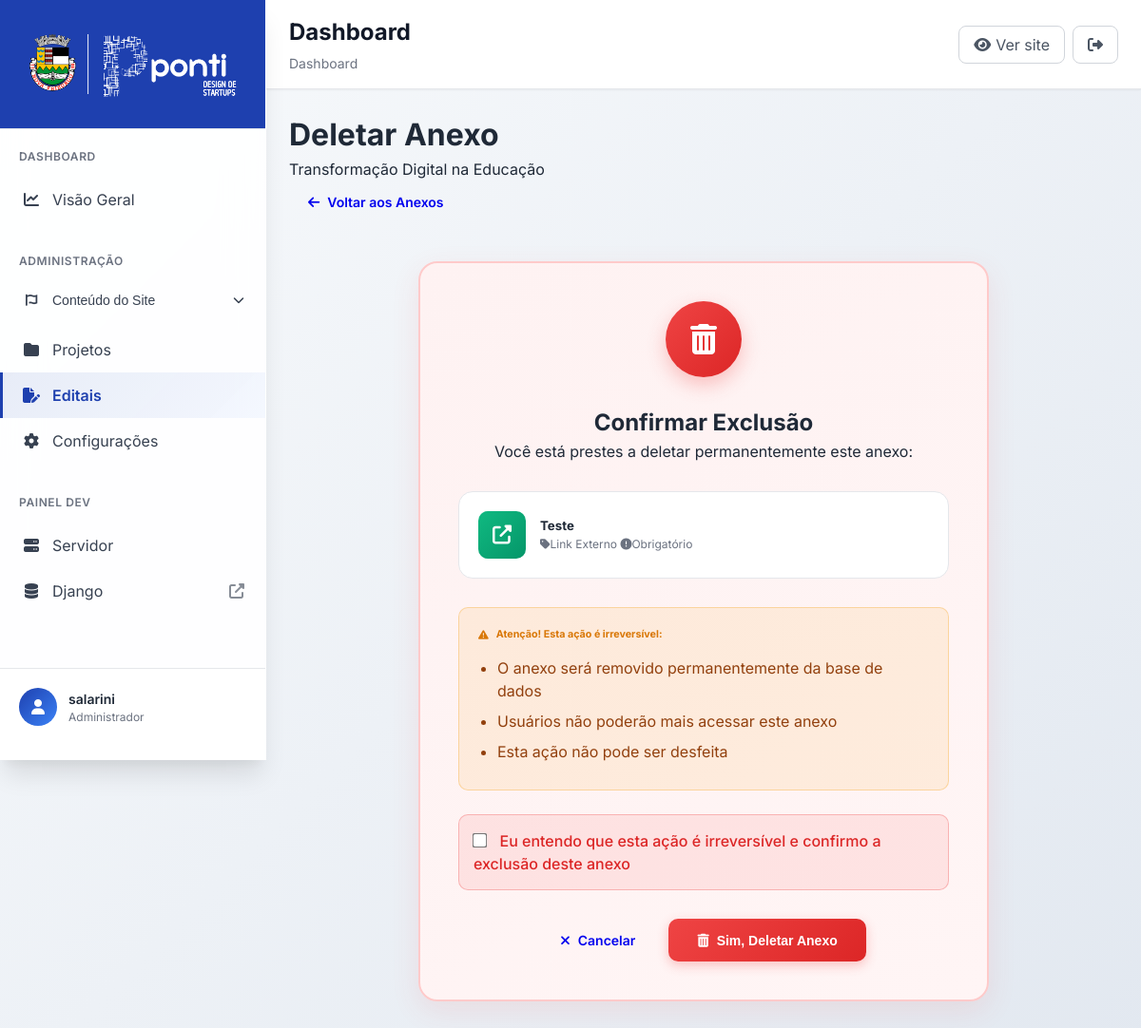
The app's page /editais/admin/anexos/1/deletar/ (signed in) with its own data.
### editais/models.py (models this page shows, shortened)
class Edital(models.Model):
    STATUS_CHOICES = [
        ('rascunho', 'Rascunho'),
        ('em_breve', 'Em Breve'),
        ('aberto', 'Aberto'),
        ('encerrado', 'Encerrado'),
        ('suspenso', 'Suspenso'),
        ('cancelado', 'Cancelado'),
    ]
    MODALIDADE_CHOICES = [
        ('fomento', 'Fomento'),
        ('aceleracao', 'Aceleração'),
        ('premio', 'Prêmio'),
        ('chamada_publica', 'Chamada Pública'),
        ('outro', 'Outro'),
    ]
    titulo = models.CharField(
        max_length=200,
        verbose_name="Título do Edital",
        help_text="Ex: EDITAL SECTIDE 001/2025"
    )
    numero_edital = models.CharField(
        max_length=50,
        unique=True,
        verbose_name="Número do Edital",
        help_text="Ex: SECTIDE-001/2025"
    )
    slug = models.SlugField(
        max_length=200,
        unique=True,
        verbose_name="Slug",
        help_text="Gerado automaticamente a partir do título"
    )
    subtitulo = models.CharField(
        max_length=300,
        verbose_name="Subtítulo",
        help_text="Descrição breve do edital"
    )
    descricao_completa = models.TextField(
        verbose_name="Descrição Completa",
        help_text="Descrição detalhada do edital"
    )
    categoria = models.ForeignKey(
        CategoriaEdital,
        on_delete=models.CASCADE,
        verbose_name="Categoria"
    )
    areas_interesse = models.ManyToManyField(
        AreaInteresse,
        blank=True,
        verbose_name="Áreas de Interesse",
        help_text="Áreas temáticas do edital"
    )
    modalidade = models.CharField(
        max_length=20,
        choices=MODALIDADE_CHOICES,
        default='fomento',
        verbose_name="Modalidade"
    )
    status = models.CharField(
        max_length=20,
        choices=STATUS_CHOICES,
        default='rascunho',
        verbose_name="Status"
    )
    data_publicacao = models.DateTimeField(
        blank=True,
        null=True,
        verbose_name="Data de Publicação"
    )
    data_abertura = models.DateTimeField(
        blank=True,
        null=True,
        verbose_name="Data de Abertura",
        help_text="Quando as inscrições se iniciam"
    )
    data_encerramento = models.DateTimeField(
        verbose_name="Data de Encerramento",
        help_text="Quando as inscrições se encerram"
    )
    numero_desafios = models.PositiveIntegerField(
        blank=True,
        null=True,
        verbose_name="Número de Desafios",
        help_text="Quantidade de desafios ou vagas (se aplicável)"
    )
    valor_premio = models.DecimalField(
        max_digits=12,
        decimal_places=2,
        blank=True,
        null=True,
        verbose_name="Valor do Prêmio",
        help_text="Valor total em R$ (se aplicável)"
    )
    arquivo_edital = models.FileField(
        upload_to=edital_upload_path,
        blank=True,
        null=True,
        validators=[FileExtensionValidator(['pdf', 'doc', 'docx'])],
        verbose_name="Arquivo do Edital",
        help_text="Arquivo PDF ou DOC do edital completo"
    )
    link_inscricao = models.URLField(
        blank=True,
        verbose_name="Link de Inscrição",
        help_text="URL para inscrições (se externo)"
    )
    link_mais_informacoes = models.URLField(
        blank=True,
        verbose_name="Link Mais Informações",
        help_text="URL para mais informações"
    )
    destaque = models.BooleanField(
        default=False,
        verbose_name="Destacar",
        help_text="Destacar este edital na listagem"
    )
    cor_status = models.CharField(
        max_length=7,
        blank=True,
        verbose_name="Cor do Status",
        help_text="Cor personalizada para o status (opcional)"
    )
    data_criacao = models.DateTimeField(
        default=timezone.now,
        verbose_name="Data de Criação"
    )
    data_atualizacao = models.DateTimeField(
        auto_now=True,
        verbose_name="Última Atualização"
    )
    criado_por = models.ForeignKey(
        'auth.User',
        on_delete=models.SET_NULL,
        null=True,
        blank=True,
        verbose_name="Criado por"
    )
    visualizacoes = models.PositiveIntegerField(
        default=0,
        verbose_name="Visualizações"
    )
    class Meta:
        verbose_name = "Edital"
        verbose_name_plural = "Editais"
        ordering = ['-data_criacao', '-destaque']

class AnexoEdital(models.Model):
    TIPO_CHOICES = [
        ('arquivo', 'Arquivo'),
        ('link', 'Link Externo'),
    ]
    edital = models.ForeignKey(
        Edital,
        on_delete=models.CASCADE,
        related_name='anexos',
        verbose_name="Edital"
    )
    tipo = models.CharField(
        max_length=10,
        choices=TIPO_CHOICES,
        default='arquivo',
        verbose_name="Tipo de Anexo"
    )
    titulo = models.CharField(
        max_length=200,
        verbose_name="Título do Anexo",
        help_text="Nome descritivo do anexo (ex: 'Formulário de Inscrição', 'Planilha de Orçamento')"
    )
    descricao = models.TextField(
        blank=True,
        verbose_name="Descrição",
        help_text="Descrição opcional do anexo"
    )
    arquivo = models.FileField(
        upload_to=anexo_upload_path,
        blank=True,
        null=True,
        verbose_name="Arquivo",
        help_text="Upload do arquivo anexo",
        validators=[FileExtensionValidator(allowed_extensions=['pdf', 'doc', 'docx', 'xls', 'xlsx', 'zip', 'rar'])]
    )
    link_url = models.URLField(
        blank=True,
        verbose_name="URL do Link",
        help_text="URL completa do link externo"
    )
    obrigatorio = models.BooleanField(
        default=False,
        verbose_name="Obrigatório",
        help_text="Se este anexo é obrigatório para a inscrição"
    )
    ordem = models.PositiveIntegerField(
        default=0,
        verbose_name="Ordem",
        help_text="Ordem de exibição (0 = primeiro)"
    )
    ativo = models.BooleanField(
        default=True,
        verbose_name="Ativo"
    )
    data_criacao = models.DateTimeField(
        auto_now_add=True,
        verbose_name="Data de Criação"
    )
    data_atualizacao = models.DateTimeField(
        auto_now=True,
        verbose_name="Última Atualização"
    )
    criado_por = models.ForeignKey(
        'auth.User',
        on_delete=models.SET_NULL,
        null=True,
        blank=True,
        verbose_name="Criado por"
    )
    class Meta:
        verbose_name = "Anexo do Edital"
        verbose_name_plural = "Anexos dos Editais"
        ordering = ['ordem', 'titulo']
        unique_together = ['edital', 'titulo']
    @property
    def icone(self):
        if self.tipo == 'arquivo':
            if self.arquivo:
                extensao = self.arquivo.name.split('.')[-1].lower()
                icones = {
                    'pdf': 'fas fa-file-pdf',
                    'doc': 'fas fa-file-word',
                    'docx': 'fas fa-file-word',
                    'xls': 'fas fa-file-excel',
                    'xlsx': 'fas fa-file-excel',
                    'zip': 'fas fa-file-archive',
                    'rar': 'fas fa-file-archive',
                }
                return icones.get(extensao, 'fas fa-file')
            return 'fas fa-file'
        else:
            return 'fas fa-external-link-alt'

### editais/views.py (the view)
# urls.py: path('admin/anexos/<int:anexo_id>/deletar/', views.admin_deletar_anexo, name='admin_deletar_anexo'),
@login_required
@user_passes_test(staff_required)
def admin_deletar_anexo(request, anexo_id):
    anexo = get_object_or_404(AnexoEdital, id=anexo_id)
    edital = anexo.edital
    if request.method == 'POST':
        titulo = anexo.titulo
        anexo.delete()  # O método delete customizado irá remover o arquivo
        messages.success(request, f'Anexo "{titulo}" deletado com sucesso!')
        return redirect('editais:admin_anexos_edital', edital_id=edital.id)
    context = {
        'anexo': anexo,
        'edital': edital,
    }
    return render(request, 'editais/admin/anexos_deletar.html', context)

### editais/templates/editais/admin/anexos_deletar.html (shortened to what this page needs)
{% extends 'core_admin/base.html' %}
{% load static %}
{% block content %}
<div class="content-header">
    <div class="d-flex justify-content-between align-items-center">
        <div>
            <h1>Deletar Anexo</h1>
            <p class="text-muted mb-0">{{ edital.titulo }}</p>
        </div>
        <a href="{% url 'editais:admin_anexos_edital' edital.id %}" class="btn btn-outline-secondary">
            <i class="fas fa-arrow-left"></i> Voltar aos Anexos
        </a>
    </div>
</div>
<div class="content-body">
    <div class="delete-card">
        <div class="delete-icon">
            <i class="fas fa-trash-alt"></i>
        </div>
        <h2 class="text-danger mb-3">Confirmar Exclusão</h2>
        <p class="lead mb-4">Você está prestes a deletar permanentemente este anexo:</p>
        <div class="anexo-preview">
            <div class="anexo-icon {% if anexo.tipo == 'arquivo' %}arquivo-icon{% else %}link-icon{% endif %}">
                <i class="{{ anexo.icone }}"></i>
            </div>
            <div class="flex-grow-1">
                <h5 class="mb-1">{{ anexo.titulo }}</h5>
                <div class="d-flex gap-3" style="font-size: 12px; color: #6b7280;">
                    <span><i class="fas fa-tag me-1"></i>{{ anexo.get_tipo_display }}</span>
                    {% if anexo.obrigatorio %}
                        <span><i class="fas fa-exclamation-circle me-1"></i>Obrigatório</span>
                    {% else %}
                        <span><i class="fas fa-info-circle me-1"></i>Opcional</span>
                    {% endif %}
                </div>
            </div>
        </div>
        <div class="warning-list">
            <h6>
                <i class="fas fa-exclamation-triangle"></i>
                Atenção! Esta ação é irreversível:
            </h6>
            <ul>
                <li>O anexo será removido permanentemente da base de dados</li>
                <li>Usuários não poderão mais acessar este anexo</li>
                <li>Esta ação não pode ser desfeita</li>
            </ul>
        </div>
        <form method="post" id="deleteForm">
            <div class="confirmation-checkbox">
                <div class="form-check">
                    <input type="checkbox" class="form-check-input" id="confirmDelete" required>
                    <label class="form-check-label" for="confirmDelete">
                        Eu entendo que esta ação é irreversível e confirmo a exclusão deste anexo
                    </label>
                </div>
            </div>
            <div class="actions">
                <a href="{% url 'editais:admin_anexos_edital' edital.id %}" class="btn btn-outline-secondary">
                    <i class="fas fa-times"></i> Cancelar
                </a>
                <button type="submit" class="btn btn-danger-confirm" id="confirmButton" disabled>
                    <i class="fas fa-trash-alt"></i> Sim, Deletar Anexo
                </button>
            </div>
        </form>
    </div>
</div>
{% endblock %}

### core_admin/templates/core_admin/base.html (shortened to what this page needs)
    <!DOCTYPE html>
    <html lang="pt-BR">
    <head>
        <link rel="stylesheet" href="https://cdnjs.cloudflare.com/ajax/libs/font-awesome/6.4.0/css/all.min.css">
        {% load static %}
        <link rel="stylesheet" href="{% static 'core_admin/css/admin_styles.css' %}">
    </head>
    <body>
        <div class="admin-sidebar" id="adminSidebar">
            <div class="sidebar-header">
                <div class="sidebar-logo">
                    <img src="/static/assets/images/logo_com_pmnf.png" alt="PONTI Logo" class="logo-img">
                </div>
            </div>
            <nav class="sidebar-nav">
                <div class="nav-section">
                    <h4 class="nav-section-title">Dashboard</h4>
                    <a href="{% url 'core_admin:dashboard' %}" class="nav-link {% if request.resolver_match.app_name == 'core_admin' and 'dashboard' in request.resolver_match.url_name %}active{% endif %}">
                        <i class="fas fa-chart-line"></i>
                        <span>Visão Geral</span>
                    </a>
                </div>
                <div class="nav-section">
                    <h4 class="nav-section-title">ADMINISTRAÇÃO</h4>
                    <div class="nav-accordion">
                        <button class="nav-accordion-header {% if 'quem_somos' in request.resolver_match.url_name or 'onde_atuamos' in request.resolver_match.url_name %}active{% endif %}" onclick="toggleAccordion(this)">
                            <div style="display: flex; align-items: center; gap: 12px;">
                                <i class="fas fa-font-awesome" style="width: 20px; text-align: center;"></i>
                                <span>Conteúdo do Site</span>
                            </div>
                            <i class="fas fa-chevron-down nav-accordion-icon"></i>
                        </button>
                    </div>
                    <a href="#" onclick="alert('Estamos desenvolvendo esta funcionalidade.')" class="nav-link {% if 'projetos' in request.resolver_match.url_name %}active{% endif %}">
                        <i class="fas fa-folder"></i>
                        <span>Projetos</span>
                    </a>
                    <a href="{% url 'editais:admin_dashboard' %}" class="nav-link {% if request.resolver_match.app_name == 'editais' %}active{% endif %}">
                        <i class="fa-solid fa-file-pen"></i>
                        <span>Editais</span>
                    </a>
                    <a href="{% url 'core_admin:configuracoes' %}" class="nav-link {% if 'configuracoes' in request.resolver_match.url_name %}active{% endif %}">
                        <i class="fas fa-cog"></i>
                        <span>Configurações</span>
                    </a>
                </div>
                <div class="nav-section">
                    <h4 class="nav-section-title">Painel DEV</h4>
                    <a href="/admin/" class="nav-link" target="_blank">
                        <i class="fa-solid fa-server"></i>
                        <span>Servidor</span>
                    </a>
                    <a href="/admin/" class="nav-link" target="_blank">
                        <i class="fas fa-database"></i>
                        <span>Django</span>
                        <i class="fas fa-external-link-alt nav-external"></i>
                    </a>
                </div>
            </nav>
            <div class="sidebar-footer">
                <div class="user-info">
                    <div class="user-avatar">
                        <i class="fas fa-user"></i>
                    </div>
                    <div class="user-details">
                        <span class="user-name">{{ user.get_full_name|default:user.username }}</span>
                        <span class="user-role">Administrador</span>
                    </div>
                </div>
            </div>
        </div>
        <div class="admin-main">
            <header class="admin-header">
                <div class="header-left">
                    <div class="header-breadcrumb">
                        <h1>{% block page_title %}Dashboard{% endblock %}</h1>
                        <nav class="breadcrumb">
                            {% block breadcrumb %}
                            <span class="breadcrumb-item">Dashboard</span>
                            {% endblock %}
                        </nav>
                    </div>
                </div>
                <div class="header-right">
                    <div class="header-actions">
                        <a href="{% url 'core:index' %}" class="header-btn" target="_blank" title="Ver Site">
                            <i class="fas fa-eye" style="margin-right: 5px;"></i> Ver site
                        </a>
                        <a href="/admin/logout/" class="header-btn">
                            <i class="fas fa-sign-out-alt"></i>
                        </a>
                    </div>
                </div>
            </header>
            <main class="admin-content">
                {% block content %}{% endblock %}
            </main>
        </div>
    </body>
    </html>

### records on screen
Edital: titulo "Transformação Digital na Educação"
AnexoEdital: titulo "Teste", tipo "Link Externo"

### other values on screen
{{ user.get_full_name|default:user.username }} "salarini"
